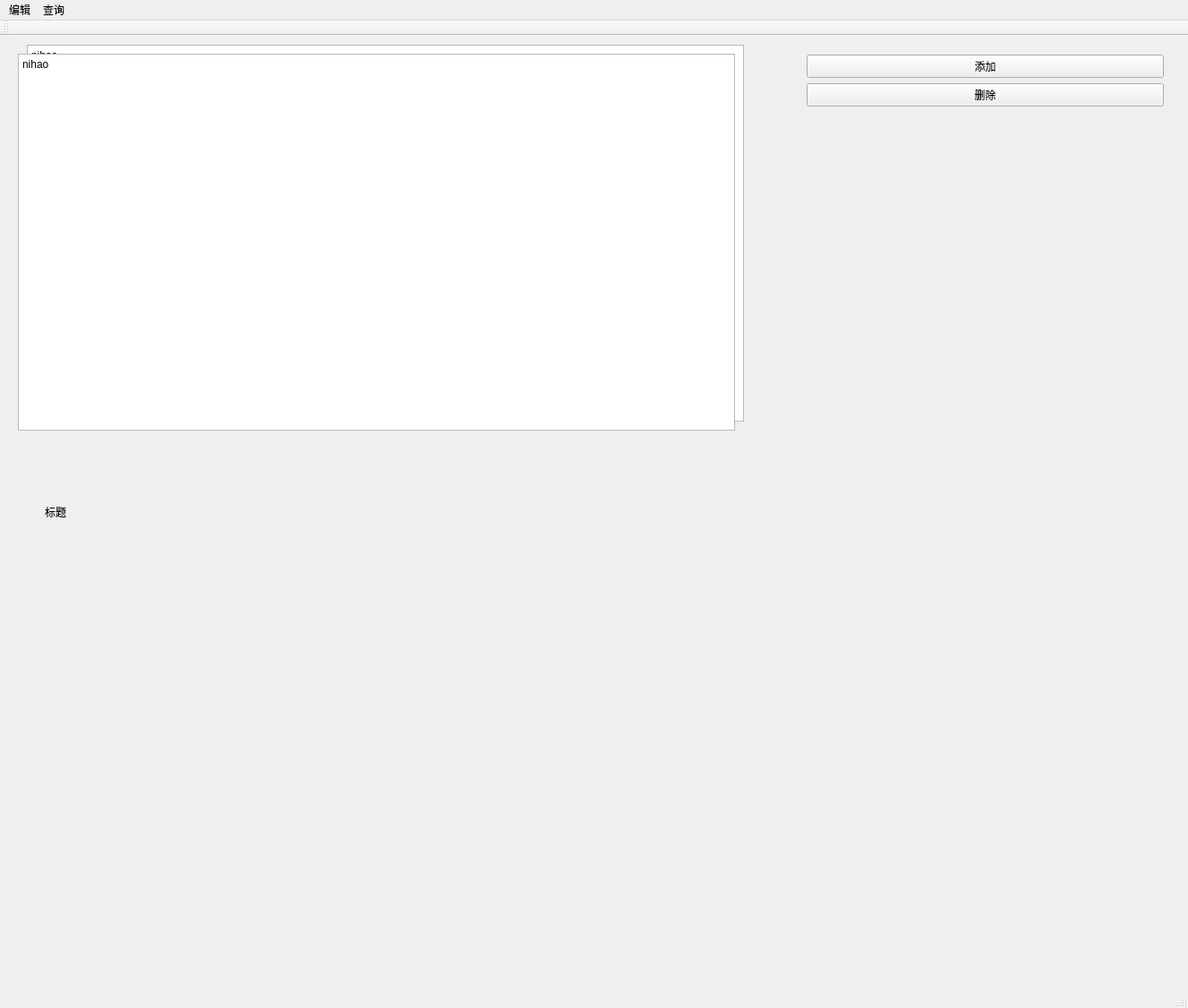
<?xml version="1.0" encoding="UTF-8"?>
<ui version="4.0">
 <class>borrowsystem_qtClass</class>
 <widget class="QMainWindow" name="borrowsystem_qtClass">
  <property name="geometry">
   <rect>
    <x>0</x>
    <y>0</y>
    <width>1327</width>
    <height>1126</height>
   </rect>
  </property>
  <property name="windowTitle">
   <string>borrowsystem_qt</string>
  </property>
  <widget class="QWidget" name="centralWidget">
   <widget class="QWidget" name="verticalLayoutWidget">
    <property name="geometry">
     <rect>
      <x>890</x>
      <y>10</y>
      <width>421</width>
      <height>421</height>
     </rect>
    </property>
    <layout class="QVBoxLayout" name="verticalLayout">
     <item>
      <widget class="QPushButton" name="pushButton">
       <property name="text">
        <string>添加</string>
       </property>
      </widget>
     </item>
     <item>
      <widget class="QPushButton" name="pushButton_2">
       <property name="text">
        <string>删除</string>
       </property>
      </widget>
     </item>
     <item>
      <spacer name="verticalSpacer">
       <property name="orientation">
        <enum>Qt::Vertical</enum>
       </property>
       <property name="sizeHint" stdset="0">
        <size>
         <width>368</width>
         <height>248</height>
        </size>
       </property>
      </spacer>
     </item>
    </layout>
   </widget>
   <widget class="QLabel" name="title">
    <property name="geometry">
     <rect>
      <x>50</x>
      <y>520</y>
      <width>108</width>
      <height>24</height>
     </rect>
    </property>
    <property name="layoutDirection">
     <enum>Qt::LeftToRight</enum>
    </property>
    <property name="text">
     <string>标题</string>
    </property>
   </widget>
   <widget class="QTextEdit" name="textEdit">
    <property name="geometry">
     <rect>
      <x>30</x>
      <y>10</y>
      <width>801</width>
      <height>421</height>
     </rect>
    </property>
    <property name="html">
     <string>&lt;!DOCTYPE HTML PUBLIC &quot;-//W3C//DTD HTML 4.0//EN&quot; &quot;http://www.w3.org/TR/REC-html40/strict.dtd&quot;&gt;
&lt;html&gt;&lt;head&gt;&lt;meta name=&quot;qrichtext&quot; content=&quot;1&quot; /&gt;&lt;style type=&quot;text/css&quot;&gt;
p, li { white-space: pre-wrap; }
&lt;/style&gt;&lt;/head&gt;&lt;body style=&quot; font-family:'SimSun'; font-size:9pt; font-weight:400; font-style:normal;&quot;&gt;
&lt;p style=&quot; margin-top:0px; margin-bottom:0px; margin-left:0px; margin-right:0px; -qt-block-indent:0; text-indent:0px;&quot;&gt;nihao&lt;/p&gt;&lt;/body&gt;&lt;/html&gt;</string>
    </property>
   </widget>
   <widget class="QTextEdit" name="textEdit_2">
    <property name="geometry">
     <rect>
      <x>20</x>
      <y>20</y>
      <width>801</width>
      <height>421</height>
     </rect>
    </property>
    <property name="html">
     <string>&lt;!DOCTYPE HTML PUBLIC &quot;-//W3C//DTD HTML 4.0//EN&quot; &quot;http://www.w3.org/TR/REC-html40/strict.dtd&quot;&gt;
&lt;html&gt;&lt;head&gt;&lt;meta name=&quot;qrichtext&quot; content=&quot;1&quot; /&gt;&lt;style type=&quot;text/css&quot;&gt;
p, li { white-space: pre-wrap; }
&lt;/style&gt;&lt;/head&gt;&lt;body style=&quot; font-family:'SimSun'; font-size:9pt; font-weight:400; font-style:normal;&quot;&gt;
&lt;p style=&quot; margin-top:0px; margin-bottom:0px; margin-left:0px; margin-right:0px; -qt-block-indent:0; text-indent:0px;&quot;&gt;nihao&lt;/p&gt;&lt;/body&gt;&lt;/html&gt;</string>
    </property>
   </widget>
  </widget>
  <widget class="QMenuBar" name="menuBar">
   <property name="geometry">
    <rect>
     <x>0</x>
     <y>0</y>
     <width>1327</width>
     <height>37</height>
    </rect>
   </property>
   <widget class="QMenu" name="menu_edit">
    <property name="title">
     <string>编辑</string>
    </property>
   </widget>
   <widget class="QMenu" name="menu_search">
    <property name="title">
     <string>查询</string>
    </property>
   </widget>
   <addaction name="menu_edit"/>
   <addaction name="menu_search"/>
  </widget>
  <widget class="QToolBar" name="mainToolBar">
   <attribute name="toolBarArea">
    <enum>TopToolBarArea</enum>
   </attribute>
   <attribute name="toolBarBreak">
    <bool>false</bool>
   </attribute>
  </widget>
  <widget class="QStatusBar" name="statusBar"/>
 </widget>
 <layoutdefault spacing="6" margin="11"/>
 <resources>
  <include location="borrowsystem_qt.qrc"/>
 </resources>
 <connections/>
</ui>
